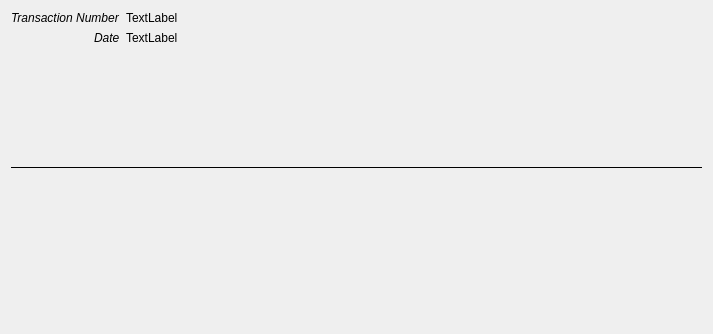
<?xml version="1.0" encoding="UTF-8"?>
<ui version="4.0">
 <class>SoldItemListDialog</class>
 <widget class="QDialog" name="SoldItemListDialog">
  <property name="geometry">
   <rect>
    <x>0</x>
    <y>0</y>
    <width>713</width>
    <height>334</height>
   </rect>
  </property>
  <property name="windowTitle">
   <string>Transaction Item List</string>
  </property>
  <property name="modal">
   <bool>true</bool>
  </property>
  <layout class="QVBoxLayout" name="verticalLayout">
   <item>
    <layout class="QFormLayout" name="formLayout">
     <property name="labelAlignment">
      <set>Qt::AlignRight|Qt::AlignTrailing|Qt::AlignVCenter</set>
     </property>
     <item row="0" column="0">
      <widget class="QLabel" name="label">
       <property name="styleSheet">
        <string notr="true">font: italic;</string>
       </property>
       <property name="text">
        <string>Transaction Number</string>
       </property>
      </widget>
     </item>
     <item row="1" column="0">
      <widget class="QLabel" name="label_2">
       <property name="styleSheet">
        <string notr="true">font: italic;</string>
       </property>
       <property name="text">
        <string>Date</string>
       </property>
      </widget>
     </item>
     <item row="0" column="1">
      <widget class="QLabel" name="labelNumber">
       <property name="text">
        <string>TextLabel</string>
       </property>
      </widget>
     </item>
     <item row="1" column="1">
      <widget class="QLabel" name="labelDate">
       <property name="text">
        <string>TextLabel</string>
       </property>
      </widget>
     </item>
    </layout>
   </item>
   <item>
    <widget class="Line" name="line">
     <property name="frameShadow">
      <enum>QFrame::Plain</enum>
     </property>
     <property name="orientation">
      <enum>Qt::Horizontal</enum>
     </property>
    </widget>
   </item>
   <item>
    <widget class="LibGUI::TableWidget" name="tableWidget" native="true"/>
   </item>
  </layout>
 </widget>
 <customwidgets>
  <customwidget>
   <class>LibGUI::TableWidget</class>
   <extends>QWidget</extends>
   <header>tablewidget.h</header>
   <container>1</container>
  </customwidget>
 </customwidgets>
 <resources/>
 <connections/>
</ui>
